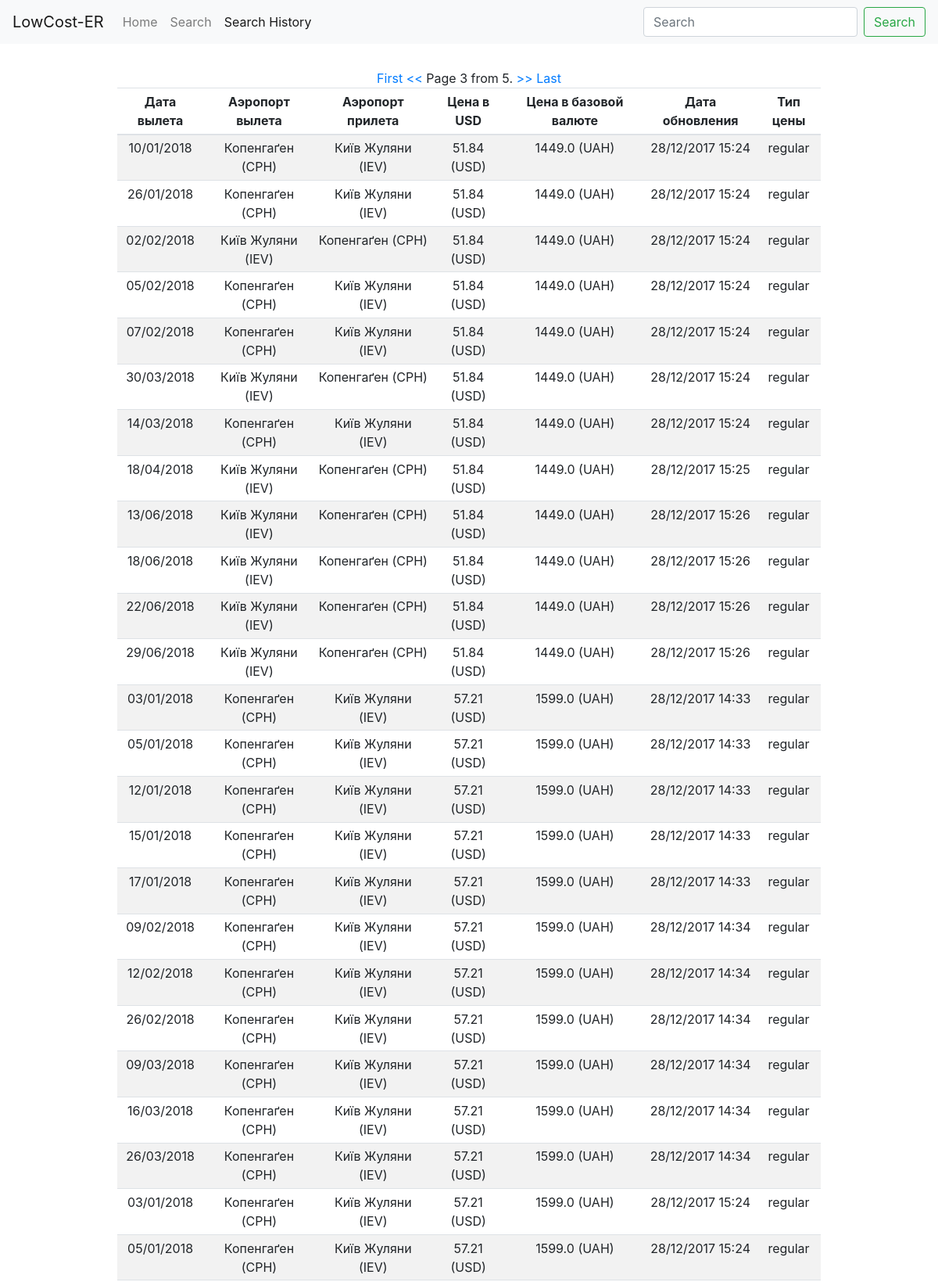
The page /history?page=3 (upper part) on the database its author committed.
### wizz/models.py (models this page shows, shortened)
class Price(models.Model):
    request_id = models.CharField(max_length=50)
    arrivalStation = models.CharField(max_length=100)
    arrivalStation_IATA = models.CharField(max_length=100)
    departureStation = models.CharField(max_length=100)
    departureStation_IATA = models.CharField(max_length=100)
    date = models.DateField()
    price = models.FloatField(null=True, blank=True, default=None)
    price_USD = models.FloatField(null=True, blank=True, default=None)
    currency = models.CharField(max_length=10)
    air_company = models.CharField(max_length=10)
    update_date = models.DateTimeField()
    price_type = models.CharField(max_length=20)

### wizz/views.py (the view)
# urls.py: url(r'^history', views.search_history, name='search-history'),
def search_history(request):
    prices = Price.objects.all().order_by('price_USD', 'update_date')
    paginator = Paginator(prices, 50)
    page = request.GET.get('page')
    try:
        prices = paginator.page(page)
    except PageNotAnInteger:
        prices = paginator.page(1)
    except EmptyPage:
        prices = paginator.page(paginator.num_pages)
    return render(request, 'wizz/history.html', { 'prices': prices })

### wizz/templates/wizz/history.html
{% extends 'base.html' %}
{% block history %}
<div class="container col-sm-9">
  <div class="row justify-content-md-center">
    <div class="pagination">
    <span class="step-links">
        {% if prices.has_previous %}
            <a href="?page=1">First</a>
            <a href="?page={{ prices.previous_page_number }}"> << </a>
        {% endif %}
        <span class="current">
            Page {{ prices.number }} from {{ prices.paginator.num_pages }}.
        </span>
        {% if prices.has_next %}
            <a href="?page={{ prices.next_page_number }}"> >> </a>
            <a href="?page={{ prices.paginator.num_pages }}">Last</a>
        {% endif %}
    </span>
    </div>
    <table class="table table-striped table-sm text-center">
      <thead>
        <tr>
          <th>Дата вылета</th>
          <th>Аэропорт вылета</th>
          <th>Аэропорт прилета</th>
          <th>Цена в USD</th>
          <th>Цена в базовой валюте</th>
          <th>Дата обновления</th>
          <th>Тип цены</th>
        </tr>
      </thead>
      {% for price in prices  %}
      <tr>
        <td>
          {{ price.date|date:"d/m/Y" }}
        </td>
        <td>
          {{price.departureStation}}
        </td>
        <td>
          {{price.arrivalStation}}
        </td>
        <td>
          {{ price.price_USD|floatformat:2 }} (USD)
        </td>
        <td>
          {{ price.price }} ({{ price.currency }})
        </td>
        <td>
          {{ price.update_date|date:"d/m/Y H:i" }}
        </td>
        <td>
          {{ price.price_type }}
        </td>
      </tr>
      {% endfor%}
    </table>
  </div>
</div>
{% endblock %}

### rows shown on the page
Price: date "10/01/2018", departureStation "Копенгаґен (CPH)", arrivalStation "Київ Жуляни (IEV)", price_USD "51.84", price "1449.0", currency "UAH", update_date "28/12/2017 15:24", price_type "regular"
Price: date "26/01/2018", departureStation "Копенгаґен (CPH)", arrivalStation "Київ Жуляни (IEV)", price_USD "51.84", price "1449.0", currency "UAH", update_date "28/12/2017 15:24", price_type "regular"
Price: date "02/02/2018", departureStation "Київ Жуляни (IEV)", arrivalStation "Копенгаґен (CPH)", price_USD "51.84", price "1449.0", currency "UAH", update_date "28/12/2017 15:24", price_type "regular"
Price: date "05/02/2018", departureStation "Копенгаґен (CPH)", arrivalStation "Київ Жуляни (IEV)", price_USD "51.84", price "1449.0", currency "UAH", update_date "28/12/2017 15:24", price_type "regular"
Price: date "07/02/2018", departureStation "Копенгаґен (CPH)", arrivalStation "Київ Жуляни (IEV)", price_USD "51.84", price "1449.0", currency "UAH", update_date "28/12/2017 15:24", price_type "regular"
Price: date "30/03/2018", departureStation "Київ Жуляни (IEV)", arrivalStation "Копенгаґен (CPH)", price_USD "51.84", price "1449.0", currency "UAH", update_date "28/12/2017 15:24", price_type "regular"
Price: date "14/03/2018", departureStation "Копенгаґен (CPH)", arrivalStation "Київ Жуляни (IEV)", price_USD "51.84", price "1449.0", currency "UAH", update_date "28/12/2017 15:24", price_type "regular"
Price: date "18/04/2018", departureStation "Київ Жуляни (IEV)", arrivalStation "Копенгаґен (CPH)", price_USD "51.84", price "1449.0", currency "UAH", update_date "28/12/2017 15:25", price_type "regular"
Price: date "13/06/2018", departureStation "Київ Жуляни (IEV)", arrivalStation "Копенгаґен (CPH)", price_USD "51.84", price "1449.0", currency "UAH", update_date "28/12/2017 15:26", price_type "regular"
Price: date "18/06/2018", departureStation "Київ Жуляни (IEV)", arrivalStation "Копенгаґен (CPH)", price_USD "51.84", price "1449.0", currency "UAH", update_date "28/12/2017 15:26", price_type "regular"
Price: date "22/06/2018", departureStation "Київ Жуляни (IEV)", arrivalStation "Копенгаґен (CPH)", price_USD "51.84", price "1449.0", currency "UAH", update_date "28/12/2017 15:26", price_type "regular"
Price: date "29/06/2018", departureStation "Київ Жуляни (IEV)", arrivalStation "Копенгаґен (CPH)", price_USD "51.84", price "1449.0", currency "UAH", update_date "28/12/2017 15:26", price_type "regular"
Price: date "03/01/2018", departureStation "Копенгаґен (CPH)", arrivalStation "Київ Жуляни (IEV)", price_USD "57.21", price "1599.0", currency "UAH", update_date "28/12/2017 14:33", price_type "regular"
Price: date "05/01/2018", departureStation "Копенгаґен (CPH)", arrivalStation "Київ Жуляни (IEV)", price_USD "57.21", price "1599.0", currency "UAH", update_date "28/12/2017 14:33", price_type "regular"
Price: date "12/01/2018", departureStation "Копенгаґен (CPH)", arrivalStation "Київ Жуляни (IEV)", price_USD "57.21", price "1599.0", currency "UAH", update_date "28/12/2017 14:33", price_type "regular"
Price: date "15/01/2018", departureStation "Копенгаґен (CPH)", arrivalStation "Київ Жуляни (IEV)", price_USD "57.21", price "1599.0", currency "UAH", update_date "28/12/2017 14:33", price_type "regular"
Price: date "17/01/2018", departureStation "Копенгаґен (CPH)", arrivalStation "Київ Жуляни (IEV)", price_USD "57.21", price "1599.0", currency "UAH", update_date "28/12/2017 14:33", price_type "regular"
Price: date "09/02/2018", departureStation "Копенгаґен (CPH)", arrivalStation "Київ Жуляни (IEV)", price_USD "57.21", price "1599.0", currency "UAH", update_date "28/12/2017 14:34", price_type "regular"
Price: date "12/02/2018", departureStation "Копенгаґен (CPH)", arrivalStation "Київ Жуляни (IEV)", price_USD "57.21", price "1599.0", currency "UAH", update_date "28/12/2017 14:34", price_type "regular"
Price: date "26/02/2018", departureStation "Копенгаґен (CPH)", arrivalStation "Київ Жуляни (IEV)", price_USD "57.21", price "1599.0", currency "UAH", update_date "28/12/2017 14:34", price_type "regular"
Price: date "09/03/2018", departureStation "Копенгаґен (CPH)", arrivalStation "Київ Жуляни (IEV)", price_USD "57.21", price "1599.0", currency "UAH", update_date "28/12/2017 14:34", price_type "regular"
Price: date "16/03/2018", departureStation "Копенгаґен (CPH)", arrivalStation "Київ Жуляни (IEV)", price_USD "57.21", price "1599.0", currency "UAH", update_date "28/12/2017 14:34", price_type "regular"
Price: date "26/03/2018", departureStation "Копенгаґен (CPH)", arrivalStation "Київ Жуляни (IEV)", price_USD "57.21", price "1599.0", currency "UAH", update_date "28/12/2017 14:34", price_type "regular"
Price: date "03/01/2018", departureStation "Копенгаґен (CPH)", arrivalStation "Київ Жуляни (IEV)", price_USD "57.21", price "1599.0", currency "UAH", update_date "28/12/2017 15:24", price_type "regular"
Price: date "05/01/2018", departureStation "Копенгаґен (CPH)", arrivalStation "Київ Жуляни (IEV)", price_USD "57.21", price "1599.0", currency "UAH", update_date "28/12/2017 15:24", price_type "regular"

### other values the page prints
{{ prices.number }} "3"
{{ prices.paginator.num_pages }} "5"
